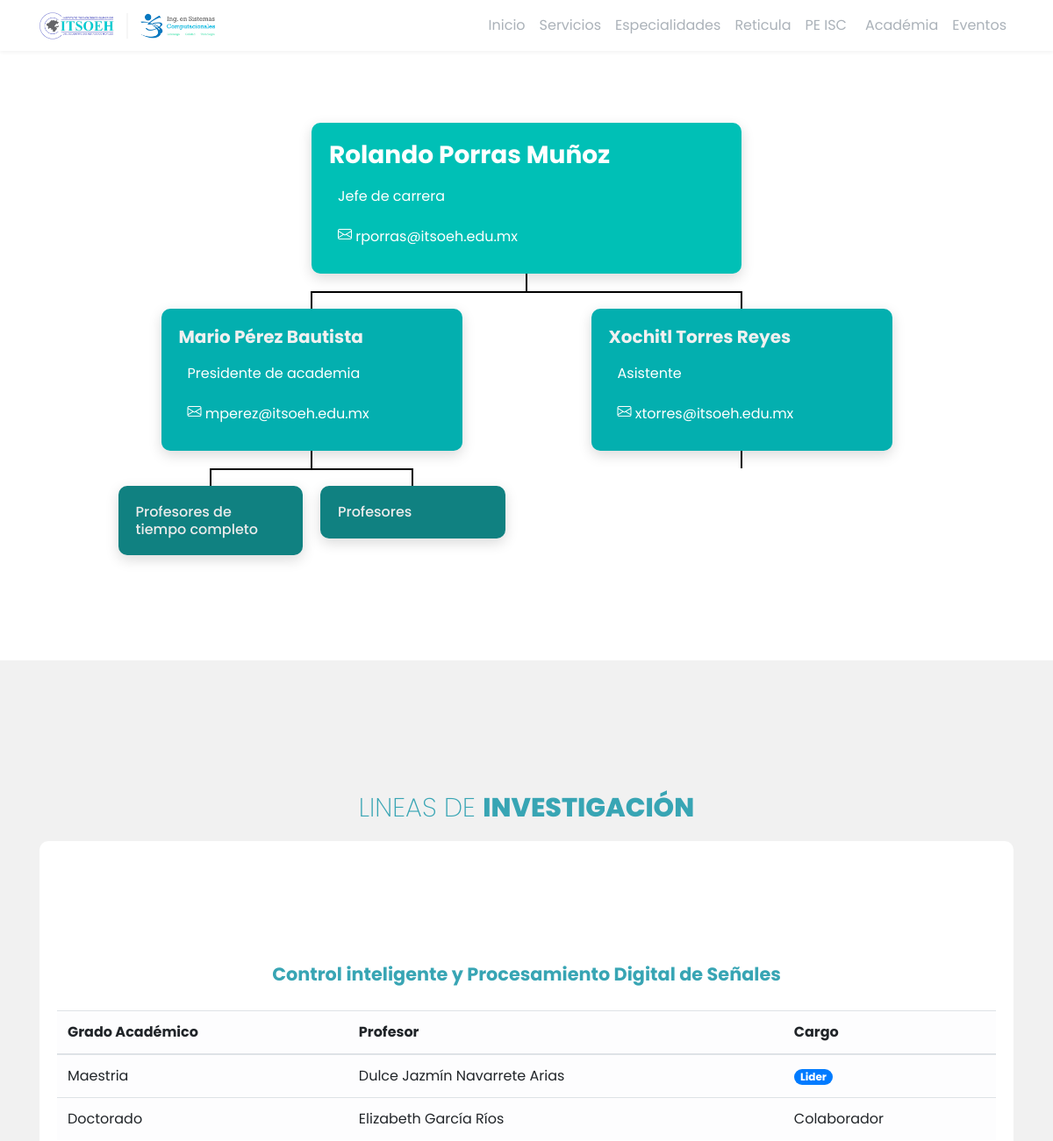
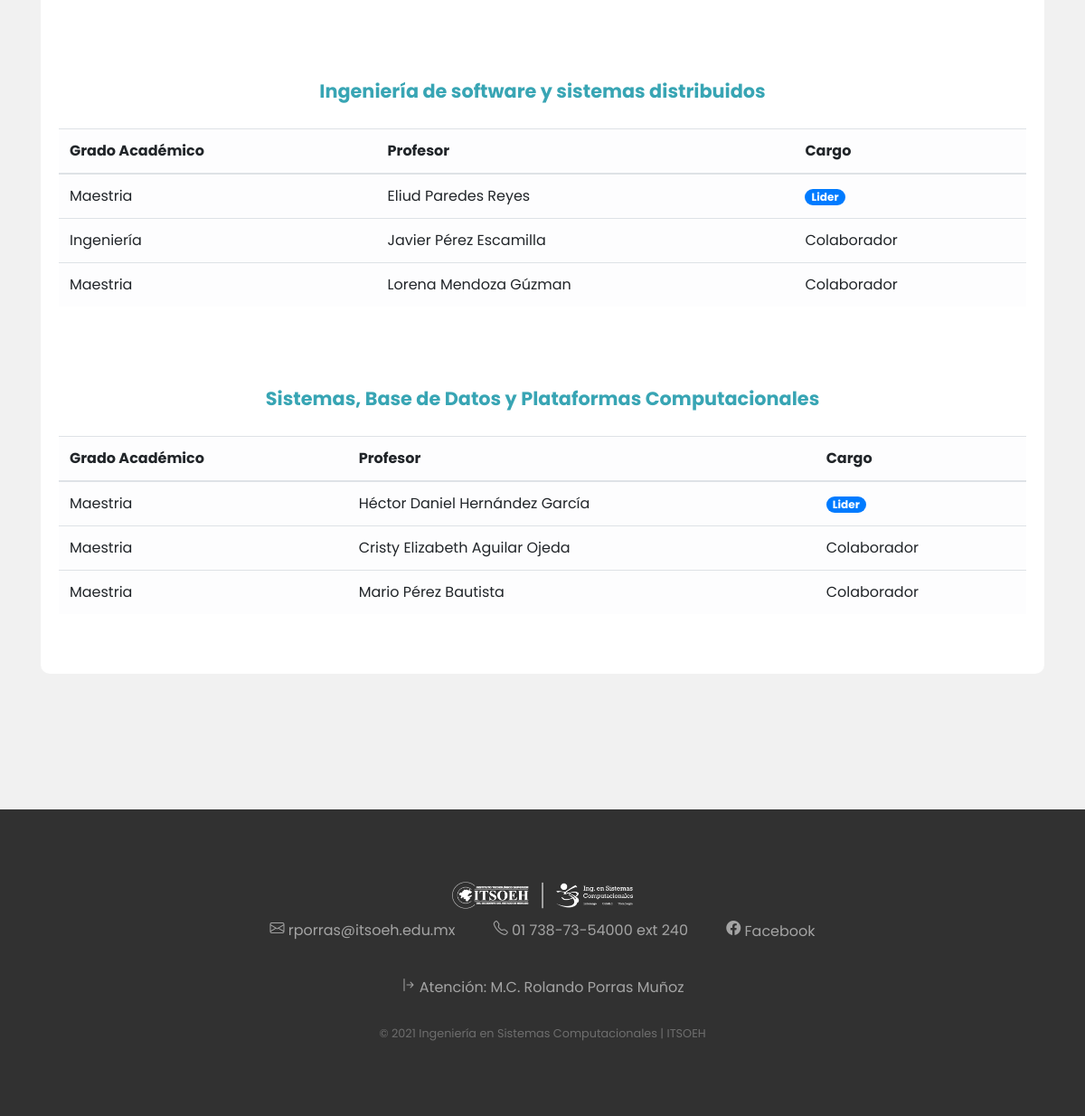
The page /organigrama.php on the database its author committed (2 pictures, top to bottom).
### tables this page shows
CREATE TABLE `linea_investigacion` (
  `temalinea` int(11) NOT NULL,
  `Docente` int(11) NOT NULL,
  `CargoDocente` int(11) DEFAULT NULL,
  `Estado` int(11) DEFAULT 1
);

CREATE TABLE `tema_linea_investigacion` (
  `idtema_linea_investigacion` int(11) NOT NULL,
  `Nombre` varchar(100) DEFAULT NULL,
  `Estado` int(11) DEFAULT 1
);

CREATE TABLE `docente` (
  `iddocente` int(11) NOT NULL,
  `GradoAcademico` varchar(15) DEFAULT NULL,
  `Nombre` varchar(45) DEFAULT NULL,
  `APaterno` varchar(45) DEFAULT NULL,
  `AMaterno` varchar(45) DEFAULT NULL,
  `correo` varchar(45) DEFAULT NULL,
  `tiempo` int(11) DEFAULT 1
);

### Controlador/Controlador.php (called while the page is built, shortened)
<?php
$con = conectar();
function getInv() {
    global $con;
    $stmt = $con->prepare("call isic.sp_lineaInvs();");
    $stmt->execute();
    $stmt->bind_result($temalinea, $Nombre, $GradoAcademico, $idDocente, $Docente, $CargoDocente, $Estado, $EstadoTema);
    $i = 0;
    while ($stmt->fetch()) {
        $inv[$i][0] = $temalinea;
        $inv[$i][1] = $Nombre;
        $inv[$i][2] = $GradoAcademico;
        $inv[$i][3] = $idDocente;
        $inv[$i][4] = $Docente;
        $inv[$i][5] = $CargoDocente;
        $inv[$i][6] = $Estado;
        $inv[$i][7] = $EstadoTema;
        $i++;
    }
    return $inv;
}
function getListEsp() {
    global $con;
    $stmt = $con->prepare("call isic.sp_especialidad_lista();");
    $stmt->execute();
    $stmt->bind_result($idespecialidad, $Nombre);
    $i = 0;
    while ($stmt->fetch()) {
        $listEsp[$i][0] = $idespecialidad;
        $listEsp[$i][1] = $Nombre;
        $i++;
    }
    return $listEsp;
}

### organigrama.php (the view, shortened to what this page needs)
<?php
include('head.php');
?>
<div class="organigrama topmargin-sm">
    <div class="container">
        <div class="level-1 rectangle">
            <div class="row">
                <div class="col">
                    <h3><strong>Rolando Porras Muñoz</strong></h3>
                    <p style="color:#fff !important;">Jefe de carrera</p>
                    <p style="color:#fff !important;"><i class="bi bi-envelope"></i> rporras@itsoeh.edu.mx</p>
                </div>
            </div>
        </div>
        <ol class="level-2-wrapper">
            <li>
                <div class="level-2 rectangle">
                    <div class="row">
                        <div class="col">
                            <h5><strong>Mario Pérez Bautista</strong></h5>
                            <p style="color:#fff !important;">Presidente de academia</p>
                            <p style="color:#fff !important;"><i class="bi bi-envelope"></i> mperez@itsoeh.edu.mx</p>
                        </div>
                    </div>
                </div>
                <ol class="level-3-wrapper">
                    <li>
                        <h6 class="level-3 rectangle" ><a data-toggle="modal" data-target=".bd-example-modal-lg-2">Profesores de tiempo completo</a></h6>
                    </li>
                    <li>
                        <h6 class="level-3 rectangle"><a data-toggle="modal" data-target=".bd-example-modal-lg">Profesores</a></h6>
                    </li>
                </ol>
            </li>
            <li>
                <div class="level-2 rectangle">
                    <div class="row">
                        <div class="col">
                            <h5><strong>Xochitl Torres Reyes</strong></h5>
                            <p style="color:#fff !important;">Asistente</p>
                            <p style="color:#fff !important;"><i class="bi bi-envelope"></i> xtorres@itsoeh.edu.mx</p>
                        </div>
                    </div>
                </div>
            </li>
        </ol>
    </div>
</div>
<?php
include('investigacion.php');
include('footer.php');
?>

### investigacion.php
<div class="investigacion">
    <div class="container">
        <h1 class="text-center text">LINEAS DE <strong>INVESTIGACIÓN</strong></h1>
        <div class="cont-invest">
        <?php
        $aux = "";
        for ($i = 0; $i < sizeof($inv); $i++) {
            if ($inv[$i][7] != 2) {
                if ($aux != $inv[$i][1]) :
                    echo '</table>';
                    $aux = $inv[$i][1];
                    echo '<div id="titulo" class="topmargin-xs">
                                        <h6><b>' . $inv[$i][1] . '</b></h6>
                                    </div>
                                    <table class="table table-light">
                                        <thead>
                                            <tr>
                                                <th>Grado Académico</th>
                                                <th>Profesor</th>
                                                <th>Cargo</th>
                                            </tr>
                                        </thead>';
                    echo '<tr>
                                        <td>' . $inv[$i][2] . '</td>
                                        <td>' . $inv[$i][4] . '</td>';
                    echo '<td><span class="badge badge-pill badge-primary"> Lider </span></td>';
                else :
                    if ($inv[$i][6] == 1) :
                        echo '<tr>
                                        <td>' . $inv[$i][2] . '</td>
                                        <td>' . $inv[$i][4] . '</td>';
                        if ($inv[$i][5] == 1) :
                            echo '<td id="lider">
                                            Lider
                                        </td>';
                        else :
                            echo '
                                        <td>
                                            Colaborador
                                        </td>
                                    </tr>';
                        endif;
                    endif;
                endif;
            }
        }
        ?>
        </table>
        </div>
    </div>
</div>

### css/investigacion.css (style rules this page uses)
.investigacion { background-color: #f1f1f1; padding-bottom: 150px; }
.investigacion h1 { font-size: 25px; font-weight: 200; padding-top: 150px; font-size: 30px; color: #38A5B4; }
.investigacion h1 strong { font-weight: 800; }
.investigacion .container #titulo { background-color: #fff; border-radius: 8px; text-align: center; }
.investigacion .container #titulo h6 { padding: 20px; color: #38A5B4; font-size: 1.3em; }
.investigacion .cont-invest { padding: 50px 20px; background-color: #ffffff; border-radius: 10px; }
@media screen and (min-width: 601px) { .investigacion .cont-invest tr, td { font-size: 16px; } }

### css/index.css (style rules this page uses)
*, *:after, *:before { margin: 0; padding: 0; box-sizing: border-box; -moz-box-sizing: border-box; -webkit-box-sizing: border-box; }
body { margin: 0; padding: 0; font-family: 'Poppins', sans-serif; }
.topmargin-xs { margin-top: 70px !important; }
.topmargin-sm { margin-top: 140px !important; }
a { color: inherit; text-decoration: none; -webkit-transition: .3s all; -o-transition: .3s all; transition: .3s all; }
.inicio #home .contenedor ul, p { margin: 0; }
.resumen .contacto h3,p { color: #494949; }
html { scroll-behavior: smooth; }
[class^="bi"], [class*=" bi"] { display: inline-block; vertical-align: 0.15em; background-repeat: no-repeat; background-size: 1rem 1rem; }

### css/organigrama.css (style rules this page uses)
:root { --level-1: #00c0b6; --level-2: #03afaf; --level-3: #108181; --level-4: #02598b; --black: black; }
.organigrama ol { list-style: none; }
.organigrama { margin: 50px 0 100px; text-align: center; }
.organigrama .container { max-width: 1000px; padding: 0 10px; margin: 0 auto; }
.organigrama .rectangle { border-radius: 10px; position: relative; text-align: left; padding: 20px; box-shadow: 0 5px 15px rgba(0, 0, 0, 0.15); }
.organigrama .level-1 { width: 50%; margin: 0 auto 40px; background: var(--level-1); color:#ffffff; }
.organigrama .level-1::before { content: ""; position: absolute; top: 100%; left: 50%; transform: translateX(-50%); width: 2px; height: 20px; background: var(--black); }
.organigrama .level-2-wrapper { position: relative; display: grid; grid-template-columns: repeat(2, 1fr); }
.organigrama .level-2-wrapper::before { content: ""; position: absolute; top: -20px; left: 25%; width: 50%; height: 2px; background: var(--black); }
.organigrama .level-2-wrapper::after { display: none; content: ""; position: absolute; left: -20px; bottom: -20px; width: calc(100% + 20px); height: 2px; background: var(--black); }
.organigrama .level-2-wrapper li { position: relative; }
.organigrama .level-2-wrapper>li::before { content: ""; position: absolute; bottom: 100%; left: 50%; transform: translateX(-50%); width: 2px; height: 20px; background: var(--black); }
.organigrama .level-2 { width: 70%; margin: 0 auto 40px; background: var(--level-2); color:#f0f0f0; }
.organigrama .level-2::before { content: ""; position: absolute; top: 100%; left: 50%; transform: translateX(-50%); width: 2px; height: 20px; background: var(--black); }
.organigrama .level-2::after { display: none; content: ""; position: absolute; top: 50%; left: 0%; transform: translate(-100%, -50%); width: 20px; height: 2px; background: var(--black); }
.organigrama .level-3-wrapper { position: relative; display: grid; grid-template-columns: repeat(2, 1fr); grid-column-gap: 20px; width: 90%; margin: 0 auto; }
.organigrama .level-3-wrapper::before { content: ""; position: absolute; top: -20px; left: calc(25% - 5px); width: calc(50% + 10px); height: 2px; background: var(--black); }
.organigrama .level-3-wrapper>li::before { content: ""; position: absolute; top: 0; left: 50%; transform: translate(-50%, -100%); width: 2px; height: 20px; background: var(--black); }
.organigrama .level-3 { margin-bottom: 20px; background: var(--level-3); color:#ebebeb; }
.organigrama p { text-align: left; }
.organigrama h6 a { color: #c2c2c2; }

### css/complementarias.css (style rules this page uses)
@media screen and (min-width: 360px) { .complementaria .resume-item .col-md-7 h4, p { text-align: center; padding: 10px; } }

### css/especialidad.css (style rules this page uses)
.especialidad .perfiles .resume-item span, h4, p { text-align: left; }

### rows shown on the page
linea_investigacion: temalinea.Nombre "Control inteligente y Procesamiento Digital de Señales", Docente.GradoAcademico "Maestria", i "Dulce Jazmín Navarrete Arias"
linea_investigacion: Docente.GradoAcademico "Doctorado", i "Elizabeth García Ríos", CargoDocente "Colaborador"
linea_investigacion: temalinea.Nombre "Ingeniería de software y sistemas distribuidos", Docente.GradoAcademico "Maestria", i "Eliud Paredes Reyes"
linea_investigacion: Docente.GradoAcademico "Ingeniería", i "Javier Pérez Escamilla", CargoDocente "Colaborador"
linea_investigacion: Docente.GradoAcademico "Maestria", i "Lorena Mendoza Gúzman", CargoDocente "Colaborador"
linea_investigacion: temalinea.Nombre "Sistemas, Base de Datos y Plataformas Computacionales", Docente.GradoAcademico "Maestria", i "Héctor Daniel Hernández García"
linea_investigacion: Docente.GradoAcademico "Maestria", i "Cristy Elizabeth Aguilar Ojeda", CargoDocente "Colaborador"
linea_investigacion: Docente.GradoAcademico "Maestria", i "Mario Pérez Bautista", CargoDocente "Colaborador"
